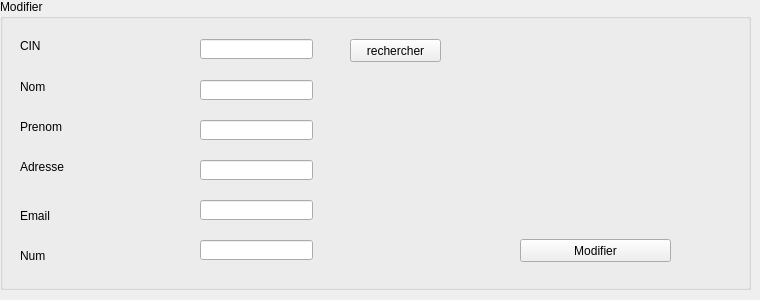
        <widget class="QWidget" name="tab_5">
         <attribute name="title">
          <string>Modifier</string>
         </attribute>
         <widget class="QLineEdit" name="nommodif">
          <property name="geometry">
           <rect>
            <x>200</x>
            <y>80</y>
            <width>113</width>
            <height>20</height>
           </rect>
          </property>
         </widget>
         <widget class="QLineEdit" name="prenommodif">
          <property name="geometry">
           <rect>
            <x>200</x>
            <y>120</y>
            <width>113</width>
            <height>20</height>
           </rect>
          </property>
         </widget>
         <widget class="QLineEdit" name="adressemodif">
          <property name="geometry">
           <rect>
            <x>200</x>
            <y>160</y>
            <width>113</width>
            <height>20</height>
           </rect>
          </property>
         </widget>
         <widget class="QLineEdit" name="nummodif">
          <property name="geometry">
           <rect>
            <x>200</x>
            <y>200</y>
            <width>113</width>
            <height>20</height>
           </rect>
          </property>
         </widget>
         <widget class="QLineEdit" name="emailmodif">
          <property name="geometry">
           <rect>
            <x>200</x>
            <y>240</y>
            <width>113</width>
            <height>20</height>
           </rect>
          </property>
         </widget>
         <widget class="QLabel" name="label_12">
          <property name="geometry">
           <rect>
            <x>20</x>
            <y>80</y>
            <width>47</width>
            <height>13</height>
           </rect>
          </property>
          <property name="text">
           <string>Nom</string>
          </property>
         </widget>
         <widget class="QLabel" name="label_13">
          <property name="geometry">
           <rect>
            <x>20</x>
            <y>120</y>
            <width>47</width>
            <height>13</height>
           </rect>
          </property>
          <property name="text">
           <string>Prenom</string>
          </property>
         </widget>
         <widget class="QLabel" name="label_14">
          <property name="geometry">
           <rect>
            <x>20</x>
            <y>160</y>
            <width>47</width>
            <height>13</height>
           </rect>
          </property>
          <property name="text">
           <string>Adresse</string>
          </property>
         </widget>
         <widget class="QGroupBox" name="groupBox_2">
          <property name="geometry">
           <rect>
            <x>0</x>
            <y>-1</y>
            <width>751</width>
            <height>291</height>
           </rect>
          </property>
          <property name="title">
           <string>Modifier</string>
          </property>
          <widget class="QLabel" name="label_11">
           <property name="geometry">
            <rect>
             <x>20</x>
             <y>40</y>
             <width>47</width>
             <height>13</height>
            </rect>
           </property>
           <property name="text">
            <string>CIN</string>
           </property>
          </widget>
          <widget class="QLabel" name="label_15">
           <property name="geometry">
            <rect>
             <x>20</x>
             <y>250</y>
             <width>47</width>
             <height>13</height>
            </rect>
           </property>
           <property name="text">
            <string>Num</string>
           </property>
          </widget>
          <widget class="QLabel" name="label_16">
           <property name="geometry">
            <rect>
             <x>20</x>
             <y>210</y>
             <width>47</width>
             <height>13</height>
            </rect>
           </property>
           <property name="text">
            <string>Email</string>
           </property>
          </widget>
          <widget class="QLineEdit" name="cinmodif">
           <property name="geometry">
            <rect>
             <x>200</x>
             <y>40</y>
             <width>113</width>
             <height>20</height>
            </rect>
           </property>
          </widget>
          <widget class="QPushButton" name="pushButton_11">
           <property name="geometry">
            <rect>
             <x>350</x>
             <y>40</y>
             <width>91</width>
             <height>23</height>
            </rect>
           </property>
           <property name="text">
            <string>rechercher</string>
           </property>
          </widget>
          <widget class="QPushButton" name="pushButton_3">
           <property name="geometry">
            <rect>
             <x>520</x>
             <y>240</y>
             <width>151</width>
             <height>23</height>
            </rect>
           </property>
           <property name="text">
            <string>Modifier</string>
           </property>
          </widget>
         </widget>
         <zorder>groupBox_2</zorder>
         <zorder>nommodif</zorder>
         <zorder>prenommodif</zorder>
         <zorder>adressemodif</zorder>
         <zorder>nummodif</zorder>
         <zorder>emailmodif</zorder>
         <zorder>label_12</zorder>
         <zorder>label_13</zorder>
         <zorder>label_14</zorder>
        </widget>
